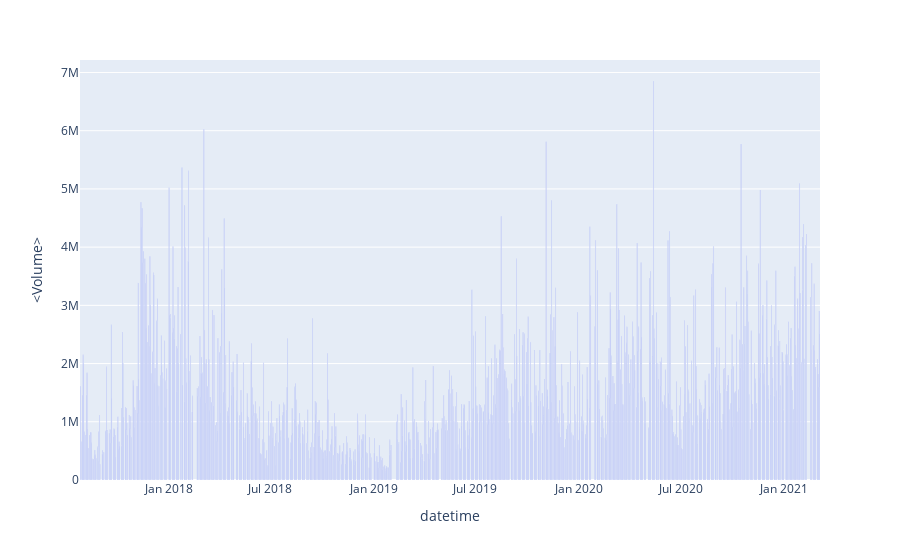

Notebook code cell kept with this figure:
### Code cell
fig = go.Figure()
px.bar(df, x='datetime', y='<Volume>')

### Figure 1 — Plotly figure (JSON) as saved in the notebook; plotly's stock layout.template omitted (floating-point values rounded to 4 significant figures; data arrays with more than 128 entries replaced by an {"elided": "..."} marker saying what was removed)
{"data": [{"alignmentgroup": "True", "hovertemplate": "datetime=%{x}<br><Volume>=%{y}<extra></extra>", "legendgroup": "", "marker": {"color": "#636efa"}, "name": "", "offsetgroup": "", "orientation": "v", "showlegend": false, "textposition": "auto", "type": "bar", "x": {"elided": "900 str values"}, "xaxis": "x", "y": {"elided": "900 int values"}, "yaxis": "y"}], "layout": {"barmode": "relative", "legend": {"tracegroupgap": 0}, "margin": {"t": 60}, "xaxis": {"anchor": "y", "domain": [0, 1], "title": {"text": "datetime"}}, "yaxis": {"anchor": "x", "domain": [0, 1], "title": {"text": "<Volume>"}}}}
